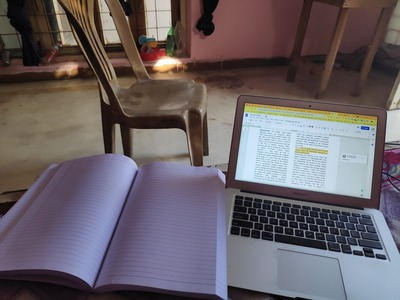
#> input picture images/room.jpg, 400 x 300 px
$ jupyter execute img_thr.ipynb
#> lines starting #> are read from the running program, lines starting #| are printed output that depends on the picture; after the words box and inside, x2 and y2 are one past the last pixel; in counts of white or black regions, pixels touching at a corner belong together
[cell 1]
import cv2 as cv
import numpy as np
from matplotlib import pyplot as plt

[cell 2]
img = cv.imread('images/room.jpg')
#> img is the input picture: shape (300, 400, 3); mean B, G, R 101.3, 95.9, 104.3
# converting the image to grascale
logo = cv.cvtColor(img, cv.COLOR_BGR2GRAY)
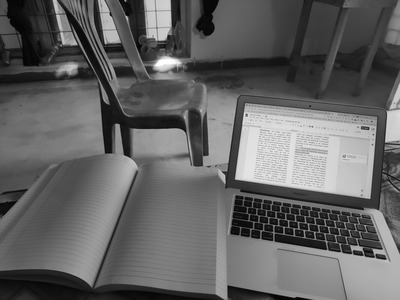
#> logo: shape (300, 400); min 0, max 255, mean 99
cv.imwrite('images/room_gray.jpg', logo)

plt.hist(logo.ravel(), 256)
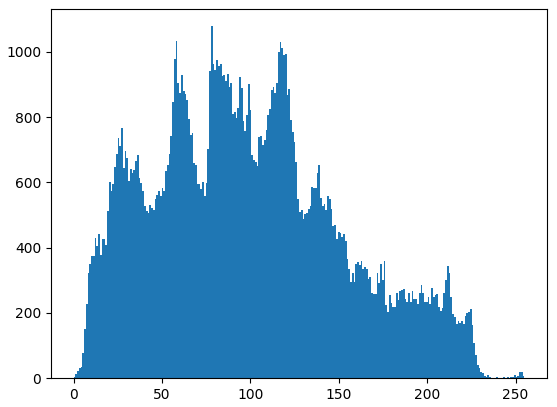
#> figure drawn by matplotlib, 1 panel; tallest bar 1079 high, from x = 77.7 to 78.69

[cell 3]
# different types of thresholding
# we set threshold to 130, you can change it to see what happens!!
ret,thr1 = cv.threshold(logo,130,255,cv.THRESH_BINARY)
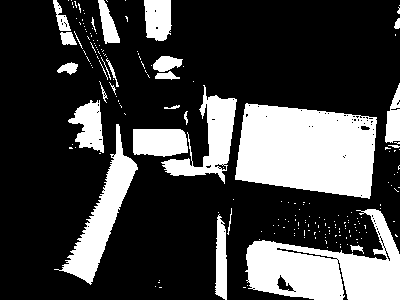
#> thr1: shape (300, 400); 26.3% white; 200 white regions (172 under 20 px), largest, box (x1, y1, x2, y2) and area: (235, 103, 377, 199) 10657, (245, 209, 400, 300) 7665, (54, 124, 138, 285) 3520
ret,thr2 = cv.threshold(logo,130,255,cv.THRESH_BINARY_INV)
ret,thr3 = cv.threshold(logo,130,255,cv.THRESH_TRUNC)
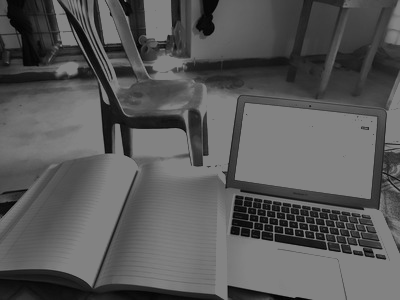
#> thr3: shape (300, 400); min 0, max 130, mean 88.5
ret,thr4 = cv.threshold(logo,130,255,cv.THRESH_TOZERO)
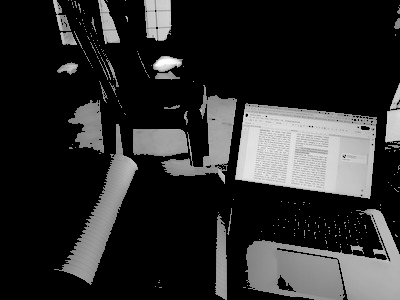
#> thr4: shape (300, 400); min 0, max 255, mean 44.8
ret,thr5 = cv.threshold(logo,130,255,cv.THRESH_TOZERO_INV)
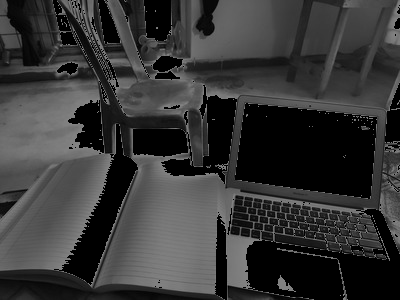
#> thr5: shape (300, 400); min 0, max 130, mean 54.3

cv.imshow('Original Image', logo)
cv.imshow('THRESH_BINARY', thr1)
cv.imshow('THRESH_BINARY_INV', thr2)
cv.imshow('THRESH_TRUNC', thr3)
cv.imshow('THRESH_TOZERO', thr4)
cv.imshow('THRESH_TOZERO_INV', thr5)

cv.waitKey(0)
